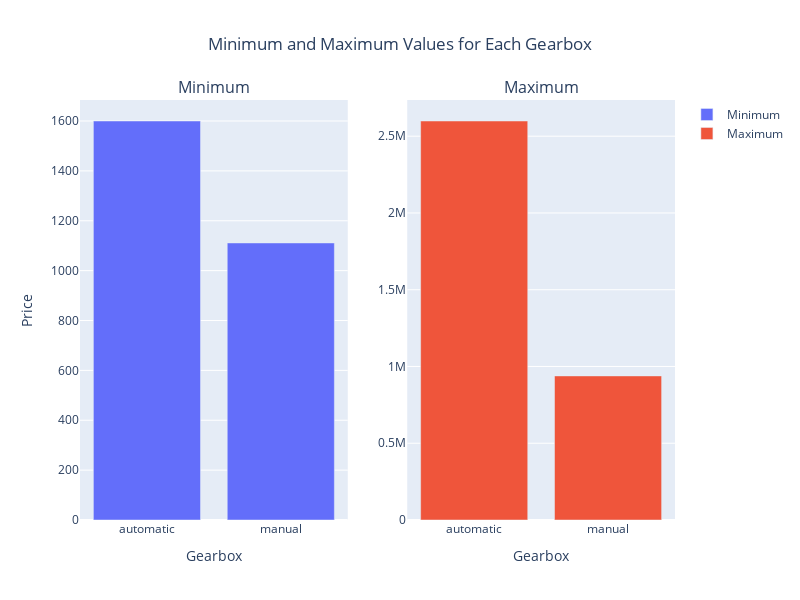

The notebook cell saved with this chart:
### Code cell
price_gearbox = df.groupby('gearbox').agg(['min','max'])['price_in_pln']

fig = make_subplots(rows=1,cols=2,shared_xaxes=True,
                    subplot_titles = ('Minimum','Maximum'))
fig.add_trace(go.Bar(
                    x = price_gearbox.index,
                    y = price_gearbox['min'],
                    name = "Minimum" ),row=1,col=1)

fig.add_trace(go.Bar(
                    x = price_gearbox.index,
                    y = price_gearbox['max'],
                    name = "Maximum" ),row=1,col=2)

fig.update_layout(height=600, width=800,
                  title="Minimum and Maximum Values for Each Gearbox",
                  xaxis_title = 'Gearbox',
                  yaxis_title = 'Price',
                 title_x = 0.5 )
fig.update_xaxes(title_text = 'Gearbox')

### Figure 1 — Plotly figure (JSON) as saved in the notebook; plotly's stock layout.template omitted (floating-point values rounded to 4 significant figures)
{"data": [{"name": "Minimum", "type": "bar", "x": ["automatic", "manual"], "xaxis": "x", "y": [1600, 1111], "yaxis": "y"}, {"name": "Maximum", "type": "bar", "x": ["automatic", "manual"], "xaxis": "x2", "y": [2599000, 938520], "yaxis": "y2"}], "layout": {"annotations": [{"font": {"size": 16}, "showarrow": false, "text": "Minimum", "x": 0.225, "xanchor": "center", "xref": "paper", "y": 1, "yanchor": "bottom", "yref": "paper"}, {"font": {"size": 16}, "showarrow": false, "text": "Maximum", "x": 0.775, "xanchor": "center", "xref": "paper", "y": 1, "yanchor": "bottom", "yref": "paper"}], "height": 600, "title": {"text": "Minimum and Maximum Values for Each Gearbox", "x": 0.5}, "width": 800, "xaxis": {"anchor": "y", "domain": [0, 0.45], "title": {"text": "Gearbox"}}, "xaxis2": {"anchor": "y2", "domain": [0.55, 1], "title": {"text": "Gearbox"}}, "yaxis": {"anchor": "x", "domain": [0, 1], "title": {"text": "Price"}}, "yaxis2": {"anchor": "x2", "domain": [0, 1]}}}
